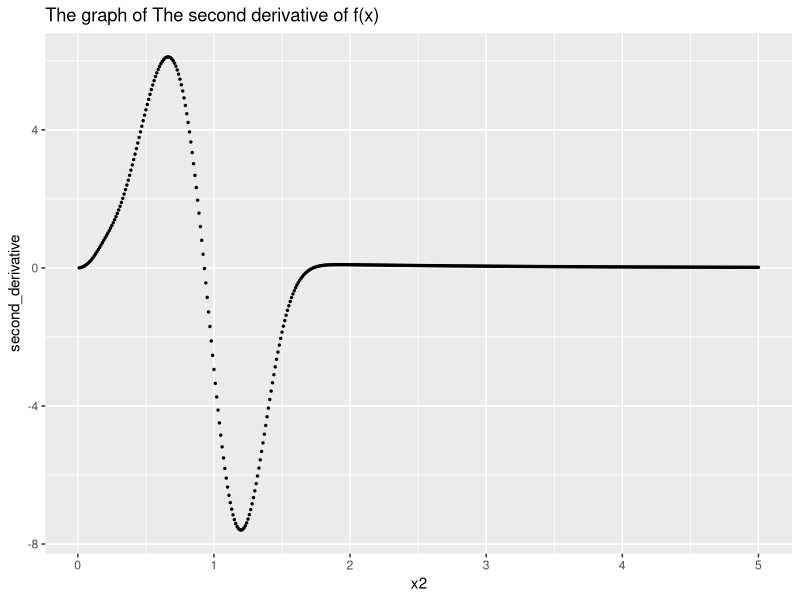

Write the R code that produced this figure.
## ---- chunk 1
knitr::opts_chunk$set(echo = TRUE)
## ---- chunk 2
library(tidyverse)
## ---- chunk 3
# f(x)
f = function(x){
        value <- 7*log(x) + 3*log(1-x)
        return(value)
}
# first derivative
f1 = function(x){
        first <- 7/x - 3/(1-x)
        return(first)
}
# second derivative
f2 = function(x){
        second <- -7/x^2 - 3/(1-x)^2
        return(second)
}

# Iteration function
nr1 <- function(x, tol=10^-4, maxit=50, iter=0, eps=Inf) {
        init <- x

        while (eps > tol & iter < maxit){
                  # Save the previous value
                  x0 <- x
                  
                  # Calculate increment
                  h <- -f1(x) / f2(x)
                  
                  # Update x
                  x <- x + h
                  
                  # Update f(x)
                  value <- f(x)
                  
                  # Calculate diff between x
                  eps <- abs(x-x0)
                  
                  # Update iteration
                  iter <- iter + 1
                  if (iter == maxit){
                          warning("Iteration limit reached without convergence")
                  }
        }
        paste("The initial x is", init, ". The results of NR method are X =", 
              round(x, digits = 6), "and f(x) =", round(value, digits = 6))
}

# to start the model, put the inital x in the nr1 function.
# The default for others are below.
# tol = 10^-4
# maxit = 50
# iter = 0
# eps = Inf
## ---- chunk 4
# Inital x is 0.01
nr1(0.01)
# Inital x is 0.5
nr1(0.5)
# Inital x is 0.99
nr1(0.99)
## ---- chunk 5
# f(x)
f = function(x){
        value <- 1.95 - exp(-2/x) -  2*exp(-x^4)
        return(value)
}
# first derivative
f1 = function(x){
        first <- -2*x^(-2)*exp(-2/x) + 8*x^3*exp(-x^4)
        return(first)
}
# second derivative
f2 = function(x){
        second <- 4*x^(-3)*exp(-2/x) - 4*x^(-4)*exp(-2/x) + 24*x^2*exp(-x^4) - 32*x^6*exp(-x^4)
        return(second)
}



# Iteration
nr2 <- function(x, tol=10^-4, maxit=50, iter=0, eps=Inf) {
        init <- x

        while (eps > tol & iter < maxit){
                  # Save the previous value
                  x0 <- x
                  
                  # Calculate increment
                  h <- -f1(x) / f2(x)
                  
                  # Update x
                  x <- x + h
                  
                  # Update f(x)
                  value <- f(x)
                  
                  # Calculate diff between x
                  eps <- abs(x-x0)
                  
                  # Update iteration
                  iter <- iter + 1
                  if (iter == maxit){
                          warning("Iteration limit reached without convergence")
                  }
        }
        paste("The initial x is", init, ". The results of NR method are X =", 
              round(x, digits = 6), "and f(x) =", round(value, digits = 6))
}

# to start the model, put the inital x in the nr1 function.
# The default for others are below.
# tol = 10^-4
# maxit = 50
# iter = 0
# eps = Inf
## ---- chunk 6
# Inital x is 1.2
nr2(1.2)
# Inital x is 0.5
nr2(0.5)
# Inital x is 0.99
nr2(0.99)
# When maxit is greater than 300, x becomes very large number and f2(x) gets NaN (Inf*0)
# nr2(0.99, maxit=2000)

## ---- chunk 7
x2 <- seq(0.01, 5, by=0.01)
dt <- tibble("x"=x2, "second_derivative"=f2(x2))
ggplot(dt, aes(x2, second_derivative)) +
        geom_point(size=0.5) +
        ggtitle("The graph of The second derivative of f(x)")

# The second derivative of near x=5
tail(dt)

# The second derivative is positive at the large x.
f2(100)

## ---- chunk 8
library(knitr)
kable(matrix(c(3062, 587, 284, 103, 33, 4, 2), nrow = 1, byrow = T),col.names = as.character(0:6),format = "html", table.attr = "style='width:30%;'",)
## ---- chunk 9
# f(x)
logLik = function(theta, y, ny){
        pi <- theta[1]
        lam <- theta[2]
        
        value <- ny[1]*log(pi +(1-pi)*exp(-lam)) + (sum(ny)-ny[1])*(log(1-pi)-lam) + sum(y*ny) * log(lam)
        
        return(value)
}

# first derivative
f1 = function(theta, y, ny){
        pi <- theta[1]
        lam <- theta[2]
        
        drv_pi <- ny[1]*(1-exp(-lam))/(pi + (1-pi)*exp(-lam)) - (sum(ny)-ny[1])/(1-pi)
                
        drv_lambda <- -ny[1]*(1-pi)*exp(-lam)/(pi + (1-pi)*exp(-lam)) - (sum(ny)-ny[1]) + sum(y*ny)/lam
        
        return(matrix(c(drv_pi, drv_lambda), nrow=2))
}

# second derivative
f2 = function(theta,y, ny){
        pi <- theta[1]
        lam <- theta[2]
        
        sec_drv_pi <- -ny[1]*(1-exp(-lam))^2/(pi + (1-pi)*exp(-lam))^2 - (sum(ny)-ny[1])/(1-pi)^2
        
        sec_drv_lambda <- -ny[1]*(1-pi)^2*exp(-2*lam)/(pi + (1-pi)*exp(-lam))^2 + 
                                ny[1]*(1-pi)*exp(-lam)/(pi + (1-pi)*exp(-lam)) - sum(y*ny)/lam^2
        
        sec_drv_pi_lambda <- ny[1]*(1-exp(-lam))*(1-pi)*exp(-lam)/(pi + (1-pi)*exp(-lam))^2 + 
                                ny[1]*exp(-lam)/(pi + (1-pi)*exp(-lam))
        
        return(matrix(c(sec_drv_pi, sec_drv_pi_lambda, sec_drv_pi_lambda, sec_drv_lambda), nrow=2, byrow=TRUE))
}

# Iteration function
nr3 <- function(theta, y, ny, eps=Inf, tol=10^-4, iter=0, maxit=50) {
        init <- theta
        
        while (eps > tol & iter < maxit) {
                # Save the previous value
                theta0 <- theta
                
                # Calculate increment
                h <- -solve(f2(theta, y, ny)) %*% f1(theta, y, ny)
                
                # Update theta
                theta <- theta + h
                
                # Update f(x)
                value <- logLik(theta, y, ny)
                
                # Calculate diff between x
                eps <- sqrt(sum((theta - theta0) ^ 2))
                
                # Update iteration
                iter <- iter + 1
                if (iter == maxit) {
                        warning("Iteration limit reached without convergence")
                }
        }
        
        paste("The initial theta is (", round(init[1],digits=6), round(init[2],digits=6), 
              "). The results of NR method are theta = (", 
              round(theta[1], digits = 6), round(theta[2], digits = 6), 
              ") and logLik =", round(value[1], digits = 6))
}
## ---- chunk 10
# data 
y = 0:6
ny = c(3062, 587, 284, 103, 33, 4, 2)
theta = c(
          ny[y==0]/sum(ny), # initial value for pi, prop of total 0's
          sum(ny*y)/sum(ny) # intial value for lambda, mean of y's
          )

# Results
nr3(theta, y, ny)
